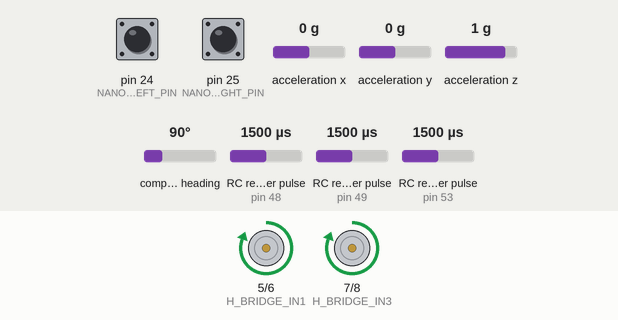
Simulated run of this sketch. Board: Arduino Mega 2560, built with avr-gcc and run on an emulated ATmega2560. Parts: motor-driver pin pairs drawn as motors (green arrow = first pin HIGH = forward, orange = second pin HIGH = backward, longer = more drive, scaled by the enable pin). Wiring (inferred from the names in the program): 3 × RC receiver channel: data pin 48 / data pin 49 / data pin 53. The test bench sets the inputs (shaded band); at power-on: compass heading 90°, RC receiver pulse (sensors on pin 53, pin 48, pin 49) 1500 µs, pin 24 (NANO_MOVE_LEFT_PIN) LOW, pin 25 (NANO_MOVE_RIGHT_PIN) LOW, acceleration x 0 g, acceleration y 0 g, acceleration z 1 g. What the sketch prints to the serial monitor is not drawn.

Above: at 2.2 s.
2.3 s: compass heading set to 82°
At 3.5 s:
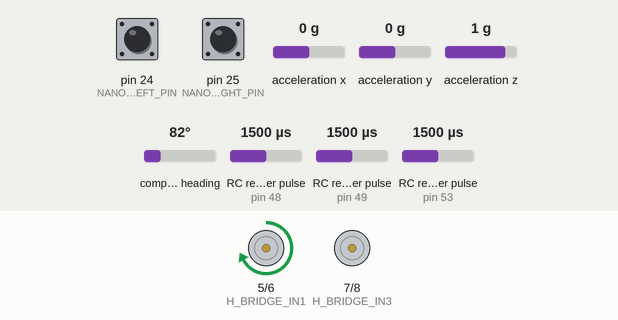
3.8 s: RC receiver pulse (sensor on pin 53) set to 1492 µs
At 5.1 s:
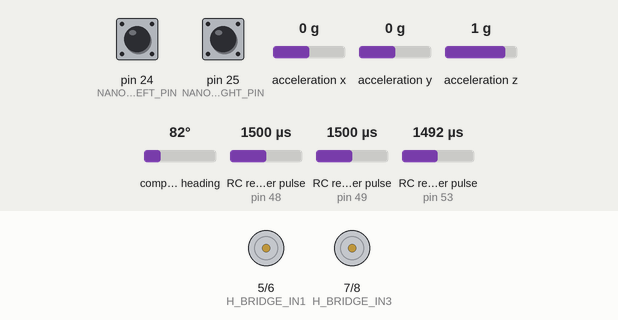
5.4 s: RC receiver pulse (sensor on pin 48) set to 1020 µs
At 6.6 s:
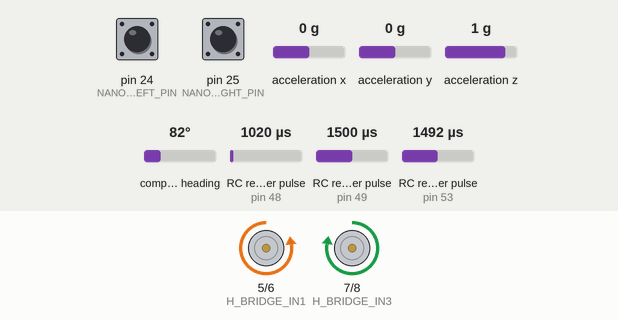
6.9 s: RC receiver pulse (sensor on pin 49) set to 1020 µs
At 7.9 s:
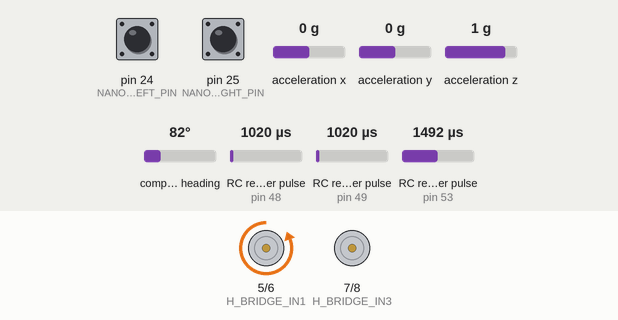
8.4 s: RC receiver pulse (sensor on pin 48) set to 1061 µs
9.9 s: RC receiver pulse (sensor on pin 48) set to 1086 µs
At 10.2 s:
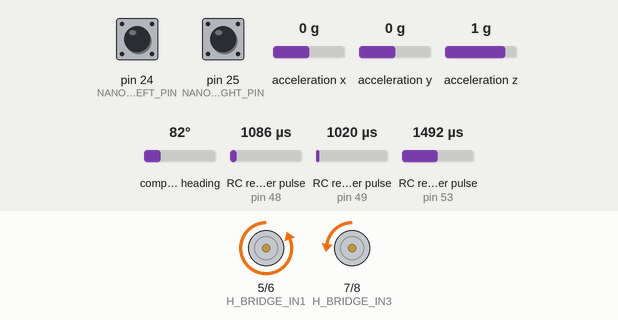
Timing chart, 0 to 12.4 s (numbered marks = the images above; inputs shaded):
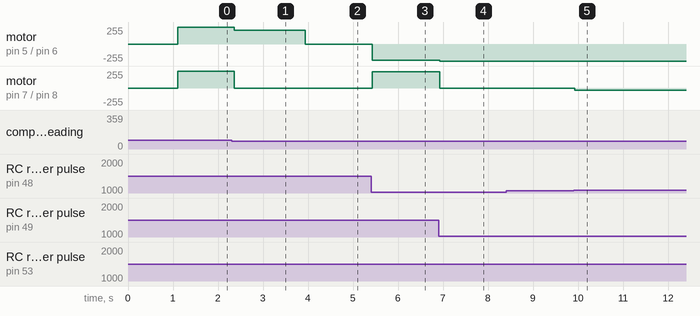

Measured:
- the behaviour switches between 88 and 87° on compass heading (found by bisection; images 0 and 1)
- the behaviour switches between 1500 and 1499 µs on RC receiver pulse (sensor on pin 53) (found by bisection; images 1 and 2)
- after the input at 2.3 s, motor on pin 5 (H_BRIDGE_IN1) / pin 6 (H_BRIDGE_IN2): forward 255/255 → forward 204/255 after 0.07 s; motor on pin 7 (H_BRIDGE_IN3) / pin 8 (H_BRIDGE_IN4): forward 255/255 → stopped after 0.07 s
- after the input at 3.8 s, motor on pin 5 (H_BRIDGE_IN1) / pin 6 (H_BRIDGE_IN2): forward 204/255 → stopped after 0.14 s
- after the input at 5.4 s, motor on pin 5 (H_BRIDGE_IN1) / pin 6 (H_BRIDGE_IN2): stopped → backward 243/255 at once; motor on pin 7 (H_BRIDGE_IN3) / pin 8 (H_BRIDGE_IN4): stopped → forward 244/255 at once
- after the input at 6.9 s, motor on pin 5 (H_BRIDGE_IN1) / pin 6 (H_BRIDGE_IN2): backward 243/255 → backward 255/255 at once; motor on pin 7 (H_BRIDGE_IN3) / pin 8 (H_BRIDGE_IN4): forward 244/255 → stopped at once
- after the input at 8.4 s, every drawn part: stays the same
- after the input at 9.9 s, motor on pin 7 (H_BRIDGE_IN3) / pin 8 (H_BRIDGE_IN4): stopped → backward 33/255 at once

The sketch:

TankBot.ino
```cpp
#include <Adafruit_Sensor.h>
#include <Adafruit_BNO055.h>
#include "PS2X_lib.h"

class TankBot
{
public:
  static void Setup();
  static void Loop();

private:
  // Member functions
  static void ArcadeDrivePs2x();
  static void TankDrivePs2x();
  static void ArcadeDriveFsi6();
  static void TankDriveFsi6();
  static void AutoDrive();
  static void SetMotorValues(double leftOutput, double rightOutput);
  static void GyroSequence(bool bReadNewCenter);

  // Member variables
  static PS2X m_Ps2x;
  static Adafruit_BNO055 m_Bno;

  static double m_RobotAngle;
  static double m_RobotAbsoluteAngle;
  static double m_RobotRelativeAngle;
  static double m_RobotCenterPoint;

  // Constants
  static const bool           USE_PS2X_CONTROLLER                     = false;
  static const bool           USE_FS_I6_CONTROLLER                    = true;

  static const unsigned       FS_I6_SWITCH_THRESHOLD_VALUE            = 1500;
  static const unsigned long  PULSE_IN_TIMEOUT_US                     = 50000;

  static const int32_t        BNO055_SENSOR_ID                        = 55;

  static const unsigned int   H_BRIDGE_ENA                            = 3;
  static const unsigned int   H_BRIDGE_IN1                            = 5;
  static const unsigned int   H_BRIDGE_IN2                            = 6;
  static const unsigned int   H_BRIDGE_IN3                            = 7;
  static const unsigned int   H_BRIDGE_IN4                            = 8;
  static const unsigned int   H_BRIDGE_ENB                            = 9;

  static const unsigned int   PS2_CONTROLLER_DATA                     = 10;
  static const unsigned int   PS2_CONTROLLER_COMMAND                  = 11;
  static const unsigned int   PS2_CONTROLLER_ATTENTION_SELECT         = 12;
  static const unsigned int   PS2_CONTROLLER_CLOCK                    = 13;

  static const unsigned int   NANO_MOVE_LEFT_PIN                      = 24;
  static const unsigned int   NANO_MOVE_RIGHT_PIN                     = 25;

  static const unsigned int   CH1_INPUT_PIN                           = 48;
  static const unsigned int   CH2_INPUT_PIN                           = 49;
  static const unsigned int   CH3_INPUT_PIN                           = 50;
  static const unsigned int   CH4_INPUT_PIN                           = 51;
  static const unsigned int   CH5_INPUT_PIN                           = 52;
  static const unsigned int   CH6_INPUT_PIN                           = 53;
};

PS2X TankBot::m_Ps2x;
Adafruit_BNO055 TankBot::m_Bno = Adafruit_BNO055(BNO055_SENSOR_ID);
double TankBot::m_RobotAngle = 0.0;
double TankBot::m_RobotAbsoluteAngle = 0.0;
double TankBot::m_RobotRelativeAngle = 0.0;
double TankBot::m_RobotCenterPoint = 0.0;

////////////////////////////////////////////////////////////////////////////////
/// Method: setup
///
/// Details:  The Arduino initialization function called during controller
///           start up.
////////////////////////////////////////////////////////////////////////////////
void setup()
{
  TankBot::Setup();
}


////////////////////////////////////////////////////////////////////////////////
/// Method: loop
///
/// Details:  The continuous Arduino background user loop.
////////////////////////////////////////////////////////////////////////////////
void loop()
{
  TankBot::Loop();
}


////////////////////////////////////////////////////////////////////////////////
/// Method: Setup
///
/// Details:  Tank bot setup function.
////////////////////////////////////////////////////////////////////////////////
void TankBot::Setup()
{
  const unsigned int ONE_SECOND_DELAY_MS = 1000;

  Serial.begin(115200);
  Serial.println("Tank bot.");

  if (USE_PS2X_CONTROLLER)
  {
    // ps2 controller setup
    // setup pins and settings: GamePad(clock, command, attention, data, Pressures?, Rumble?) check for error
    delay(300);
    int error = 0;
    int tries = 0;
    do
    {
      error = m_Ps2x.config_gamepad(PS2_CONTROLLER_CLOCK, PS2_CONTROLLER_COMMAND, PS2_CONTROLLER_ATTENTION_SELECT, PS2_CONTROLLER_DATA, false, false);
      tries++;
    } while (error != 0);
    Serial.print("Attempts to connect to PS2 controller: ");
    Serial.println(tries);
  }

  else if (USE_FS_I6_CONTROLLER)
  {
    // Set pin mode for all controller inputs
    pinMode(CH1_INPUT_PIN, INPUT);
    pinMode(CH2_INPUT_PIN, INPUT);
    pinMode(CH3_INPUT_PIN, INPUT);
    pinMode(CH4_INPUT_PIN, INPUT);
    pinMode(CH5_INPUT_PIN, INPUT);
    pinMode(CH6_INPUT_PIN, INPUT);
    Serial.println("FlySky i6 Controller.");
  }

  else
  {
    Serial.println("No controller configured.");
  }

  // h-bridge outputs
  pinMode(H_BRIDGE_ENA, OUTPUT);
  pinMode(H_BRIDGE_IN1, OUTPUT);
  pinMode(H_BRIDGE_IN2, OUTPUT);
  pinMode(H_BRIDGE_IN3, OUTPUT);
  pinMode(H_BRIDGE_IN4, OUTPUT);
  pinMode(H_BRIDGE_ENB, OUTPUT);

  pinMode(NANO_MOVE_LEFT_PIN, INPUT);
  pinMode(NANO_MOVE_RIGHT_PIN, INPUT);

  // Initialize the 9-axis sensor
  while (!m_Bno.begin())
  {
    // There was a problem detecting the BNO055 ... check your connections
    Serial.println("No BNO055 detected... check wiring or I2C ADDR!");

    // Delay before trying again
    delay(ONE_SECOND_DELAY_MS);
  }

  m_Bno.setExtCrystalUse(true);

  delay(ONE_SECOND_DELAY_MS);
}


////////////////////////////////////////////////////////////////////////////////
/// Method: Loop
///
/// Details:  Tank bot main loop.
////////////////////////////////////////////////////////////////////////////////
void TankBot::Loop()
{
  static bool bWasAuto = false;
  static bool bWasManual = true;
  static bool bReadCenter = true;
  static const unsigned MODE_SWITCH_DELAY_MS = 100;

  GyroSequence(bReadCenter);

  // Check if the controller switch for auto is flipped
  if (pulseIn(CH6_INPUT_PIN, HIGH, PULSE_IN_TIMEOUT_US) > FS_I6_SWITCH_THRESHOLD_VALUE)
  {
    // First time here from manual, switch state and read a new center
    if (bWasManual)
    {
      bWasAuto = true;
      bWasManual = false;
      bReadCenter = true;
      delay(MODE_SWITCH_DELAY_MS);
    }
    // Not the first time through, don't get a new center
    else
    {
      bReadCenter = false;
    }

    AutoDrive();
  }
  else
  {

    // First time here from auto, switch state
    if (bWasAuto)
    {
      bWasAuto = false;
      bWasManual = true;
      delay(MODE_SWITCH_DELAY_MS);
    }
    // Manual control never reads a new center
    bReadCenter = false;

    if (USE_PS2X_CONTROLLER)
    {
      ArcadeDrivePs2x();
      //TankDrivePs2x();
    }
    else if (USE_FS_I6_CONTROLLER)
    {
      ArcadeDriveFsi6();
      //TankDriveFsi6();
    }
    else
    {
    }
  }
}


////////////////////////////////////////////////////////////////////////////////
/// Method: ArcadeDrivePs2x
///
/// Details:  Tank bot arcade drive with a PS2 controller.
////////////////////////////////////////////////////////////////////////////////
void TankBot::ArcadeDrivePs2x()
{
  // PS2X axis inputs:
  //      0
  //      |
  // 0 ------- 255
  //      |
  //     255
  //

  m_Ps2x.read_gamepad();

  // Base values
  double xAxis = m_Ps2x.Analog(PSS_LX);
  double yAxis = m_Ps2x.Analog(PSS_LY);

  // Normalize to -1 -> +1
  xAxis = (xAxis - 128.0) / 128.0;
  yAxis = (yAxis - 128.0) / 128.0;

  // Calculate motor outputs
  // Tank bot uses these equations
  //double leftOutput = xAxis - yAxis;
  //double rightOutput = -xAxis - yAxis;
  // George's bot uses these equations
  double leftOutput = -xAxis + yAxis;
  double rightOutput = xAxis + yAxis;

  SetMotorValues(leftOutput, rightOutput);
}


////////////////////////////////////////////////////////////////////////////////
/// Method: TankDrivePs2x
///
/// Details:  Tank bot tank drive with a PS2 controller.
////////////////////////////////////////////////////////////////////////////////
void TankBot::TankDrivePs2x()
{
  // PS2X axis inputs:
  //      0
  //      |
  // 0 ------- 255
  //      |
  //     255
  //

  m_Ps2x.read_gamepad();

  // Base values
  double leftValue = m_Ps2x.Analog(PSS_LY);
  double rightValue = m_Ps2x.Analog(PSS_RY);

  // Normalize to -1 -> +1
  leftValue = (leftValue - 128.0) / 128.0;
  rightValue = (rightValue - 128.0) / 128.0;

  // Tank drive is just passing the values through
  SetMotorValues(leftValue, rightValue);
}


////////////////////////////////////////////////////////////////////////////////
/// Method: ArcadeDriveFsi6
///
/// Details:  Tank bot arcade drive with a FlySky i6 controller.
////////////////////////////////////////////////////////////////////////////////
void TankBot::ArcadeDriveFsi6()
{
  // FSi6 axis inputs:
  //       2000
  //         |
  // 1000 ------- 2000 ch1
  //         |
  //       1000
  //        ch3
  //

  // Base values
  double xAxis = pulseIn(CH1_INPUT_PIN, HIGH, PULSE_IN_TIMEOUT_US);
  double yAxis = pulseIn(CH2_INPUT_PIN, HIGH, PULSE_IN_TIMEOUT_US);

/*
  int c1 = pulseIn(CH1_INPUT_PIN, HIGH, PULSE_IN_TIMEOUT_US);
  int c2 = pulseIn(CH2_INPUT_PIN, HIGH, PULSE_IN_TIMEOUT_US);
  int c3 = pulseIn(CH3_INPUT_PIN, HIGH, PULSE_IN_TIMEOUT_US);
  int c4 = pulseIn(CH4_INPUT_PIN, HIGH, PULSE_IN_TIMEOUT_US);
  int c5 = pulseIn(CH5_INPUT_PIN, HIGH, PULSE_IN_TIMEOUT_US);
  int c6 = pulseIn(CH6_INPUT_PIN, HIGH, PULSE_IN_TIMEOUT_US);
  Serial.println(c1);
  Serial.println(c2);
  Serial.println(c3);
  Serial.println(c4);
  Serial.println(c5);
  Serial.println(c6);
  Serial.println();
  delay(500);
  return;
*/

  if ((xAxis == 0.0) || (yAxis == 0.0))
  {
    // Controller off
    return;
  }

  // Normalize to -1 -> +1
  xAxis = (xAxis - 1500.0) / 500.0;
  yAxis = (yAxis - 1500.0) / 500.0;

  // Calculate motor outputs
  double leftOutput = xAxis + yAxis;
  double rightOutput = -xAxis + yAxis;

  SetMotorValues(leftOutput, rightOutput);

/*
  Serial.println("L, R");
  Serial.print(leftOutput);
  Serial.print(", ");
  Serial.println(rightOutput);

  delay(500);
*/
}


////////////////////////////////////////////////////////////////////////////////
/// Method: TankDriveFsi6
///
/// Details:  Tank bot tank drive with a FlySky i6 controller.
////////////////////////////////////////////////////////////////////////////////
void TankBot::TankDriveFsi6()
{
  // Not implemented
}


////////////////////////////////////////////////////////////////////////////////
/// Method: AutoDrive
///
/// Details:  Tank bot autonomous drive with return to center capability.
////////////////////////////////////////////////////////////////////////////////
void TankBot::AutoDrive()
{
  static const double ROBOT_DRIVE_SPEED = 1.0;
  //static const double ROBOT_DRIVE_TARGET_COMPENSATE_SPEED = 0.85;//0.50;
  static const double ROBOT_MAX_DRIFT_ANGLE_DEGREES = 2.5;

  // Input from the Nano (LIDAR) overrules normal movement
  // LIDAR is on the right side of the robot
  // @todo: use arc correction for a set time, then go straight
  if (digitalRead(NANO_MOVE_LEFT_PIN) == HIGH)
  {
    // Robot is too close to the target, return left
    //SetMotorValues(-ROBOT_DRIVE_SPEED, ROBOT_DRIVE_SPEED);
    SetMotorValues(0.0, .80);//ROBOT_DRIVE_TARGET_COMPENSATE_SPEED, ROBOT_DRIVE_SPEED);
  }
  else if (digitalRead(NANO_MOVE_RIGHT_PIN) == HIGH)
  {
    // Robot is too far from the target, return right
    //SetMotorValues(ROBOT_DRIVE_SPEED, -ROBOT_DRIVE_SPEED);
    SetMotorValues(.80, 0.0);//ROBOT_DRIVE_SPEED, ROBOT_DRIVE_TARGET_COMPENSATE_SPEED);
  }
  else
  {
    // No guidance from the LIDAR, drive by the gyro
    if (m_RobotAngle > ROBOT_MAX_DRIFT_ANGLE_DEGREES)
    {
      // Robot is drifting right, return left
      SetMotorValues(0.0, .80);//-ROBOT_DRIVE_SPEED, ROBOT_DRIVE_SPEED);
      //Serial.println("Returning left.");
    }
    else if (m_RobotAngle < -ROBOT_MAX_DRIFT_ANGLE_DEGREES)
    {
      // Robot is drifting left, return right
      SetMotorValues(.80, 0.0);//ROBOT_DRIVE_SPEED, -ROBOT_DRIVE_SPEED);
      //Serial.println("Returning right.");
    }
    else
    {
      SetMotorValues(ROBOT_DRIVE_SPEED, ROBOT_DRIVE_SPEED);
      //Serial.println("Staying straight.");
    }
  }
}


////////////////////////////////////////////////////////////////////////////////
/// Method: SetMotorValues
///
/// Details:  Function to set the tank bot motor values.
////////////////////////////////////////////////////////////////////////////////
void TankBot::SetMotorValues(double leftOutput, double rightOutput)
{
  // Trim output to -1/+1
  leftOutput = (leftOutput > 1.0) ? 1.0 : leftOutput;
  leftOutput = (leftOutput < -1.0) ? -1.0 : leftOutput;
  rightOutput = (rightOutput > 1.0) ? 1.0 : rightOutput;
  rightOutput = (rightOutput < -1.0) ? -1.0 : rightOutput;

  // Limit output to be at least 10%
  leftOutput = (abs(leftOutput) < .10) ? 0.0 : leftOutput;
  rightOutput = (abs(rightOutput) < .10) ? 0.0 : rightOutput;

  // Scale back up for analog output range
  leftOutput *= 255.0;
  rightOutput *= 255.0;

  // Set the h-bridge IN pins to control motor direction
  if (leftOutput >= 0.0)
  {
    digitalWrite(H_BRIDGE_IN1, HIGH);
    digitalWrite(H_BRIDGE_IN2, LOW);
    //Serial.println("1H, 2L");
  }
  else
  {
    digitalWrite(H_BRIDGE_IN1, LOW);
    digitalWrite(H_BRIDGE_IN2, HIGH);
    //Serial.println("1L, 2H");
  }

  if (rightOutput >= 0.0)
  {
    digitalWrite(H_BRIDGE_IN3, HIGH);
    digitalWrite(H_BRIDGE_IN4, LOW);
    //Serial.println("3H, 4L");
  }
  else
  {
    digitalWrite(H_BRIDGE_IN3, LOW);
    digitalWrite(H_BRIDGE_IN4, HIGH);
    //Serial.println("3L, 4H");
  }

  // The analog pulse must be a positive number
  leftOutput = abs(leftOutput);
  rightOutput = abs(rightOutput);

  // Set the h-bridge for forward/reverse control
  analogWrite(H_BRIDGE_ENA, leftOutput);
  analogWrite(H_BRIDGE_ENB, rightOutput);

/*
  Serial.print("x-axis: ");
  Serial.print(xAxis);
  Serial.print(", y-axis: ");
  Serial.println(yAxis);
  Serial.print("left output: ");
  Serial.print(leftOutput);
  Serial.print(", right output: ");
  Serial.println(rightOutput);
  delay(250);
*/
}


////////////////////////////////////////////////////////////////////////////////
/// Method: GyroSequence
///
/// Details:  Reads information from the BNO055 9-axis sensor.
////////////////////////////////////////////////////////////////////////////////
void TankBot::GyroSequence(bool bReadNewCenter)
{
  static const unsigned int BNO055_SAMPLE_RATE_DELAY_MS = 100U;
  static const double ONE_HUNDRED_EIGHTY_DEGREES = 180.0;
  static const double THREE_HUNDRED_SIXTY_DEGREES = 360.0;
  static unsigned int lastGyroTimeMs = 0U;
  unsigned int currentTimeMs = millis();

  if ((currentTimeMs - lastGyroTimeMs) > BNO055_SAMPLE_RATE_DELAY_MS)
  {
    // Get a new sensor event
    sensors_event_t bnoSensorEvent;
    m_Bno.getEvent(&bnoSensorEvent);

    // For normalization to arbitrary angle as center:
    //
    // Defaults to zero
    // double m_CenterSetPointDegrees = 0.0;
    // m_RobotAbsoluteAngle = bnoSensorEvent.orientation.x;
    // m_RobotRelativeAngle = m_RobotAbsoluteAngle - m_CenterSetPointDegrees;
    // if (m_RobotRelativeAngle < 0.0)
    // {
    //   // Negative angles must be normalized from 360 (the addition here is actually subtraction)
    //   m_RobotRelativeAngle += THREE_HUNDRED_SIXTY_DEGREES;
    // }

    // Save off a new center if one was requested
    if (bReadNewCenter)
    {
      Serial.println("Reading new center...");
      m_RobotCenterPoint = bnoSensorEvent.orientation.x;
    }

    // The absolute angle is what the sensor reports.
    // The relative angle needs to be computed from the absolute angle.
    m_RobotAbsoluteAngle = bnoSensorEvent.orientation.x;
    m_RobotRelativeAngle = m_RobotAbsoluteAngle - m_RobotCenterPoint;

    // The relative angle can be anywhere from -360 to + 360 at this point.
    // We need an angle between 0 -> 360 only.
    // Negative angles must be normalized from 360 (the addition here is actually subtraction).
    if (m_RobotRelativeAngle < 0.0)
    {
      m_RobotRelativeAngle += THREE_HUNDRED_SIXTY_DEGREES;
    }

    // Now that we have an angle from 0 -> 360, convert it to -180 -> 180
    if (m_RobotRelativeAngle > ONE_HUNDRED_EIGHTY_DEGREES)
    {
      // convert left half of unit circle to negative
      // old: 360 (top) -> 270 (left) -> 180 (bottom)
      // new: 0 (top) -> -90 (left) -> -180 (bottom)
      m_RobotRelativeAngle -= THREE_HUNDRED_SIXTY_DEGREES;
    }

    // Robot angle is the relative angle
    m_RobotAngle = m_RobotRelativeAngle;

/*
    Serial.print("Abs angle: ");
    Serial.println(m_RobotAbsoluteAngle);
    Serial.print("Rel angle: ");
    Serial.println(m_RobotRelativeAngle);
    delay(1000);
*/

    lastGyroTimeMs = currentTimeMs;
  }
}
```
